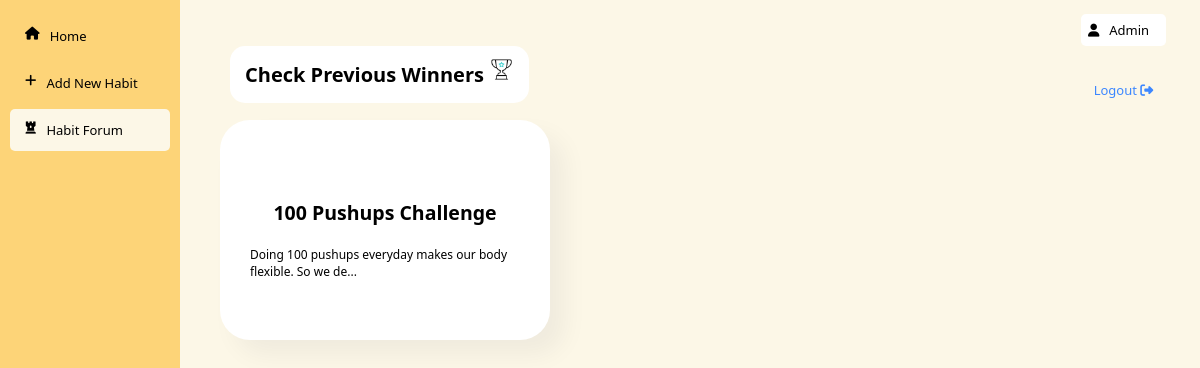
The page /forum/ (signed in) on the database its author committed.
### forum_app/models.py (models this page shows, shortened)
class ForumGroups(models.Model):
    name = models.CharField(max_length=70)
    desc = models.TextField()
    image_url = models.TextField()
    delete_time = models.DateField(default=timezone.now)

### forum_app/views.py (the view)
# urls.py: path('',views.forum_home,name='forum_home'),
def forum_home(request):
    group = ForumGroups.objects.all()
    coins = Profile.objects.get(user=request.user)
    context = {'group':group,'coins':coins}
    return render(request,'forum_app/forum.html',context)

### forum_app/templates/forum_app/forum.html (shortened to what this page needs)
{% extends 'home_app/base.html' %}
{% load static %}
{% block header %} <a href="{% url 'previous_winner' %}" style="font-size: 20px;background: white; padding:15px;border-radius: 15px;">Check Previous Winners <img src="{% static 'home_app/images/award.gif' %}" style="width: 25px;" alt=""></a>{% endblock %}
    {% block style %}
    {{block.super}}
    <link rel="stylesheet" href="{% static 'forum_app/css/forum_card.css' %}">
    {% endblock %}
{% block new %}
<section class="habit-list">
{% for grp in group %}
    <a href="{% url 'group_info' grp.id %}">
     <div class="card">
        <h2>{{grp.name}}</h2>
        <p>{{grp.desc|slice:":60"}}...</p>
     </div>
    </a>
{% endfor %}
{% endblock %}

### home_app/templates/home_app/base.html (shortened to what this page needs)
<!DOCTYPE html>
{% load static %}
<html lang="en">
  <head>
    {% block style %}
    <link
      rel="stylesheet"
      href="https://cdnjs.cloudflare.com/ajax/libs/font-awesome/6.3.0/css/all.min.css"
    />
    <link rel="stylesheet" href="{% static 'home_app/css/style.css' %}" />
    {% endblock %}
  </head>
  <body>
    <div class="container">
      <nav class="sidebar">
        <ul class="sidebar-can">
          <li>
            {% block home %}
            <a class="sidebar-item home" href="{% url 'home' %}"
              ><i class="fa-solid fa-house"></i>home</a
            >
            {% endblock %}
          </li>
          <li>
            {% block second %}
            <a class="sidebar-item explore" href="{% url 'addhabit' %}"
              ><i class="fa-solid fa-plus"></i>Add New Habit</a
            >{% endblock %}
          </li>
          <li>
            {% block forum %}
            <a class="sidebar-item web usage" href="{% url 'forum_home' %}"
              ><i class="fa-solid fa-chess-rook"></i>Habit Forum</a
            >
            {% endblock %}
          </li>
        </ul>
      </nav>
      <div class="habit-section">
        <div class="my-habits">
          <h5 >{% block header %} My Habits {% endblock %}</h5>
        </div>
        <div class="name-area">
          <div class="user-name">
            <i class="fa-solid fa-user"></i>
            <p>{{request.user|title}}</p>
          </div>
           <a class="manage-habit" href="{% url 'logout' %}">Logout <i class="fa-solid fa-right-from-bracket"></i></a>
        </div>
        <section class="habit-list">
          {% block new %}
         {% endblock %}
          </section>
      </div>
    </div>
  </body>
</html>

### home_app/static/home_app/css/style.css (style rules this page uses)
* { margin: 0; padding: 0; box-sizing: border-box; }
a { outline: none; }
body { font-size: 62.5%; font-family: system-ui, -apple-system, BlinkMacSystemFont, 'Segoe UI', Roboto, Oxygen, Ubuntu, Cantarell, 'Open Sans', 'Helvetica Neue', sans-serif; }
.container { display: grid; grid-template-columns: 15vw 85vw; grid-template-rows: 100vh; font-size: 13px; }
.sidebar { background-color: #fdd478; }
.sidebar-can { padding: 10px; text-align: center; }
.sidebar-item { border-radius: 5px; display: inline-block; width: 100%; padding: 12px 15px; text-decoration: none; margin: 5px 0; text-transform: capitalize; font-weight: 500; color: #000; display: flex; gap: 10px; }
a:is(:link, :active, :visited).active { color: #000; background-color: #fcf7e7; }
.habit-list { display: grid; grid-template-columns: repeat(4,1fr); grid-template-rows:repeat(2,1fr); gap: 45px; align-items: center; justify-items: center; padding:0 150px 200px 50px; }
.my-habits { align-self: self-end; padding: 0 0 30px 50px; font-size: 32px; font-weight: lighter; text-transform: capitalize; }
.name-area { display:grid ; grid-template-columns: 1fr; grid-template-rows: 1fr 1fr; justify-items: center; align-items: center; font-size: 13px; }
.user-name { display: flex; gap:10px ; background-color: #fff; align-items: center; padding: 7px; border-radius: 5px; }
.manage-habit { font-size: 13px; font-weight: 500; text-decoration: none; text-transform: capitalize; color: #3c87ff; }
.habit-section { background-color: #fcf7e7; display: grid; grid-template-columns: 85% 15%; grid-template-rows: 15% 85%; }

### forum_app/static/forum_app/css/forum_card.css (style rules this page uses)
* { text-decoration: none; }
a { color: black; }
.card { box-shadow: 15px 15px 25px rgba(2,28,53,0.05); display: flex; justify-content: center; align-items: center; flex-direction: column; background: white; width: 330px; min-height: 220px; border-radius: 30px; }
.card p { font-size: 12px; padding: 20px 30px 0px; }
.habit-list { display: grid; grid-template-columns: repeat(3,1fr); grid-template-rows:repeat(2,1fr); align-items: center; justify-items: start; padding:0 00px 00px 20px; }

### rows shown on the page
ForumGroups: name "100 Pushups Challenge", desc "Doing 100 pushups everyday makes our body flexible. So we de"

### other values the page prints
{{ request.user|title }} "Admin"
